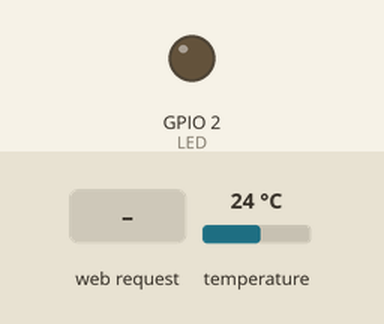
This sketch was run on a simulated ESP32. On the bench: output pins drawn as LEDs (lit = HIGH). Inputs (shaded band) come from the test bench; at power-on: temperature 24 °C. WiFi joins after 1.5 s; servers stay silent unless stated; what the sketch prints to the serial monitor is not drawn.

Above: at 2.7 s.
2.8 s: HTTP request GET /readTemperature received
At 3.9 s:
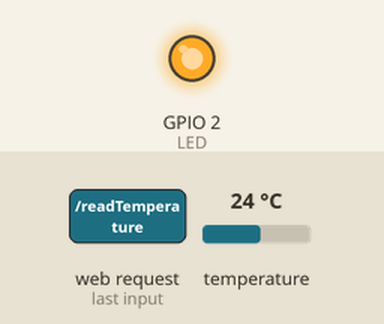
Timing chart, 0 to 5.8 s (numbered marks = the images above; inputs shaded):
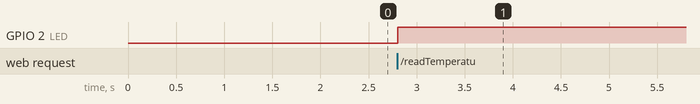

Measured:
- after the input at 2.8 s, GPIO 2 (LED): LOW → HIGH at once

The sketch:

Esp32JavaScript_Dashboard.ino
```cpp
/*
 * Real time Sensor Dashboard with trend graph.
 */
#include "WiFi.h"
#include "ESPAsyncWebServer.h"
#include "index.h"

#include<Wire.h>
#include <Adafruit_Sensor.h>
#include <Adafruit_BME280.h>

//For BME280 Sensor
#define SEALEVELPRESSURE_HPA (1013.25)
Adafruit_BME280 bme;

#define LED 2  //On board LED

unsigned bmestatus;

//SSID and Password of your WiFi router
const char* ssid = "Rmn";
const char* password = "singh1313";

AsyncWebServer server(80); //Server on port 80

//===============================================================
// This routine is executed when you open its IP in browser
//===============================================================
void handleRoot(AsyncWebServerRequest *request) {
 String s = MAIN_page; //Read HTML contents
 request->send(200, "text/html", s); //Send web page
}

void handleTemperature(AsyncWebServerRequest *request) {
 int a = analogRead(A0);
 float t = bme.readTemperature();
 String adcValue = String(t);
 digitalWrite(LED,!digitalRead(LED)); //Toggle LED on data request ajax
 request->send(200, "text/plane", adcValue); //Send ADC value only to client ajax request
}
//==============================================================
//                  SETUP
//==============================================================
void setup(void){
  Serial.begin(115200);

  WiFi.begin(ssid, password);     //Connect to your WiFi router
  Serial.println("");

  //Onboard LED port Direction output
  pinMode(LED,OUTPUT);
  bmestatus = bme.begin(0x76);

  // Wait for connection
  while (WiFi.status() != WL_CONNECTED) {
    delay(500);
    Serial.print(".");
  }

  //If connection successful show IP address in serial monitor
  Serial.println("");
  Serial.print("Connected to ");
  Serial.println(ssid);
  Serial.print("IP address: ");
  Serial.println(WiFi.localIP());  //IP address assigned to your ESP

  server.on("/",HTTP_GET, handleRoot);      //Which routine to handle at root location. This is display page
  server.on("/readTemperature",HTTP_GET, handleTemperature); //This page is called by java Script AJAX

  server.begin();                  //Start server
  Serial.println("HTTP server started");
}

//==============================================================
//                     LOOP
//==============================================================
void loop(void){
  //server.handleClient();          //Handle client requests
}
```

index.h
```cpp
const char MAIN_page[] PROGMEM = R"=====(
<!doctype html>
<html>

<head>
  <title>Dashboard Demo</title>
  <script src = "https://cdnjs.cloudflare.com/ajax/libs/Chart.js/2.7.3/Chart.min.js"></script>
  <style>
  canvas{
    -moz-user-select: none;
    -webkit-user-select: none;
    -ms-user-select: none;
  }


  /* Data Table Styling */
  #dataTable {
    font-family: "Trebuchet MS", Arial, Helvetica, sans-serif;
    border-collapse: collapse;
    width: 100%;
  }

  #dataTable td, #dataTable th {
    border: 1px solid #ddd;
    padding: 8px;
  }

  #dataTable tr:nth-child(even){background-color: #f2f2f2;}

  #dataTable tr:hover {background-color: #ddd;}

  #dataTable th {
    padding-top: 12px;
    padding-bottom: 12px;
    text-align: left;
    background-color: #4CAF50;
    color: white;
  }
  </style>
</head>

<body>
    <div style="text-align:center;"><b>IoT Dashboard</b><br>Real Time IoT Dashboard</div>
    <div class="chart-container" position: relative; height:350px; width:100%">
        <canvas id="Chart" width="200" height="400"></canvas>
    </div>
<div>
  <table id="dataTable">
    <tr><th>Time</th><th>ADC Value</th></tr>
  </table>
</div>
<br>
<br>

<script>
var values = [];
var timeStamp = [];
function showGraph()
{
    var ctx = document.getElementById("Chart").getContext('2d');
    var Chart2 = new Chart(ctx, {
        type: 'line',
        data: {
            labels: timeStamp,  //Bottom Labeling
            datasets: [{
                label: "Temperature 1",
                fill: false,  //Try with true
                backgroundColor: 'rgba( 243, 156, 18 , 1)', //Dot marker color
                borderColor: 'rgba( 243, 156, 18 , 1)', //Graph Line Color
                data: values,
            }],
        },
        options: {
            title: {
                    display: true,
                    text: "Temperature"
                },
            maintainAspectRatio: false,
            elements: {
            line: {
                    tension: 0.5 //Smoothening (Curved) of data lines
                }
            },
            scales: {
                    yAxes: [{
                        ticks: {
                            beginAtZero:true
                        }
                    }]
            }
        }
    });

}

setInterval(function() {
  // Call a function repetatively with 3 Second interval
  getData();
}, 3000); //3000mSeconds update rate

function getData() {
  var xhttp = new XMLHttpRequest();
  xhttp.onreadystatechange = function() {
    if (this.readyState == 4 && this.status == 200) {
     //Push the data in array
      var time = new Date().toLocaleTimeString();
      var temperatureValue = this.responseText;
      values.push(temperatureValue);
      timeStamp.push(time);
      showGraph();  //Update Graphs

      //Update Data Table
      var table = document.getElementById("dataTable");
      var row = table.insertRow(1); //Add after headings
      var cell1 = row.insertCell(0);
      var cell2 = row.insertCell(1);
      cell1.innerHTML = time;
      cell2.innerHTML = temperatureValue;
    }
  };
  xhttp.open("GET", "readTemperature", true);
  xhttp.send();
}

</script>
</body>

</html>

)=====";
```
